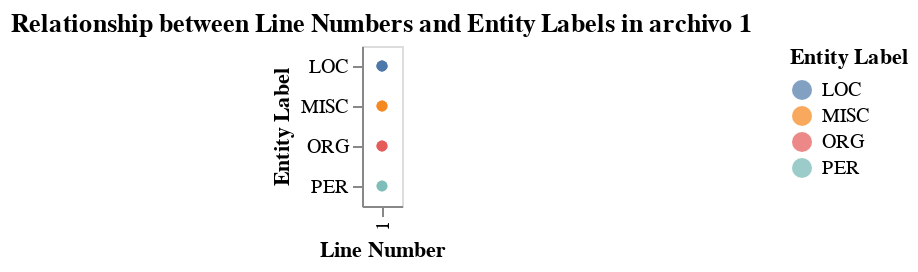

Source (notebook cell):
### Markdown cell above
En que linea se encuentran las entidades en cada archivo.

### Code cell
import altair as alt

# Create a list to store individual scatterplots
scatterplots = []

# Group the DataFrame by 'archivo_origen' (file) and iterate through groups
for file_name, group_df in df.groupby('archivo_origen'):
    scatterplot = alt.Chart(group_df).mark_circle().encode(
        x=alt.X('numero_linea:O', title='Line Number'),
        y=alt.Y('label:N', title='Entity Label'),
        color=alt.Color('label:N', title='Entity Label'),
        tooltip=['label:N', 'numero_linea:O', 'text:N']
    ).properties(
        title=f'Relationship between Line Numbers and Entity Labels in {file_name}'
    ).interactive()

    scatterplots.append(scatterplot)

# Combine individual scatterplots into a single chart
combined_scatterplot = alt.vconcat(*scatterplots)

combined_scatterplot

### Figure 1 — Vega-Lite specification as saved in the notebook (floating-point values rounded to 4 significant figures)
{"config": {"view": {"continuousWidth": 400, "continuousHeight": 300}}, "vconcat": [{"mark": "circle", "encoding": {"color": {"field": "label", "title": "Entity Label", "type": "nominal"}, "tooltip": [{"field": "label", "type": "nominal"}, {"field": "numero_linea", "type": "ordinal"}, {"field": "text", "type": "nominal"}], "x": {"field": "numero_linea", "title": "Line Number", "type": "ordinal"}, "y": {"field": "label", "title": "Entity Label", "type": "nominal"}}, "selection": {"selector004": {"type": "interval", "bind": "scales", "encodings": ["x", "y"]}}, "title": "Relationship between Line Numbers and Entity Labels in archivo 1"}], "data": {"name": "data-905af67ebb72603c0dcfbbc8cb2fd8fe"}, "$schema": "https://vega.github.io/schema/vega-lite/v4.17.0.json", "datasets": {"data-905af67ebb72603c0dcfbbc8cb2fd8fe": [{"text": "Margaret Hamilton", "label": "PER", "archivo_origen": "archivo 1", "numero_linea": 1}, {"text": "Paoli", "label": "LOC", "archivo_origen": "archivo 1", "numero_linea": 1}, {"text": "Indiana", "label": "LOC", "archivo_origen": "archivo 1", "numero_linea": 1}, {"text": "Software estadounidense", "label": "MISC", "archivo_origen": "archivo 1", "numero_linea": 1}, {"text": "División de Ingeniería de Software", "label": "MISC", "archivo_origen": "archivo 1", "numero_linea": 1}, {"text": "Laboratorio de Instrumentación", "label": "ORG", "archivo_origen": "archivo 1", "numero_linea": 1}, {"text": "MIT", "label": "ORG", "archivo_origen": "archivo 1", "numero_linea": 1}, {"text": "Programa Espacial Apolo", "label": "MISC", "archivo_origen": "archivo 1", "numero_linea": 1}, {"text": "Higher Order Software", "label": "ORG", "archivo_origen": "archivo 1", "numero_linea": 1}, {"text": "Hamilton Technologies", "label": "PER", "archivo_origen": "archivo 1", "numero_linea": 1}, {"text": "Cambridge", "label": "LOC", "archivo_origen": "archivo 1", "numero_linea": 1}, {"text": "Massachusetts", "label": "LOC", "archivo_origen": "archivo 1", "numero_linea": 1}]}}
